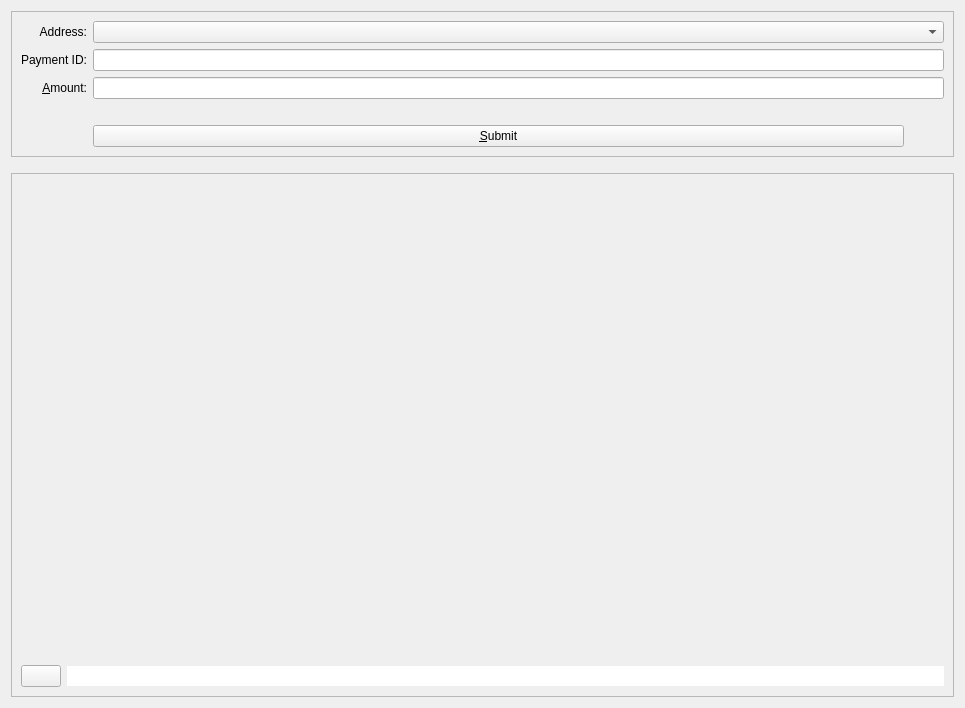
<?xml version="1.0" encoding="UTF-8"?>
<ui version="4.0">
 <class>ReceiveCoinsDialog</class>
 <widget class="QWidget" name="ReceiveCoinsDialog">
  <property name="geometry">
   <rect>
    <x>0</x>
    <y>0</y>
    <width>965</width>
    <height>708</height>
   </rect>
  </property>
  <property name="styleSheet">
   <string notr="true">QDialog{border-image: url(':/images/background') 0 0 0 0 stretch stretch;}</string>
  </property>
  <layout class="QVBoxLayout" name="verticalLayout" stretch="0,0,1">
   <item>
    <widget class="QFrame" name="frame2">
     <property name="sizePolicy">
      <sizepolicy hsizetype="Preferred" vsizetype="Expanding">
       <horstretch>0</horstretch>
       <verstretch>0</verstretch>
      </sizepolicy>
     </property>
     <property name="frameShape">
      <enum>QFrame::StyledPanel</enum>
     </property>
     <property name="frameShadow">
      <enum>QFrame::Sunken</enum>
     </property>
     <layout class="QVBoxLayout" name="verticalLayout_3">
      <item>
       <layout class="QGridLayout" name="gridLayout">
        <item row="3" column="0">
         <widget class="QLabel" name="label_2">
          <property name="toolTip">
           <string>An optional label to associate with the new receiving address.</string>
          </property>
          <property name="text">
           <string>Address:</string>
          </property>
          <property name="alignment">
           <set>Qt::AlignRight|Qt::AlignTrailing|Qt::AlignVCenter</set>
          </property>
         </widget>
        </item>
        <item row="7" column="0">
         <widget class="QLabel" name="label_4">
          <property name="text">
           <string/>
          </property>
          <property name="alignment">
           <set>Qt::AlignRight|Qt::AlignTrailing|Qt::AlignVCenter</set>
          </property>
         </widget>
        </item>
        <item row="3" column="1">
         <widget class="QComboBox" name="reqAddress"/>
        </item>
        <item row="6" column="0">
         <widget class="QLabel" name="label">
          <property name="toolTip">
           <string>An optional amount to request. Leave this empty or zero to not request a specific amount.</string>
          </property>
          <property name="text">
           <string>&amp;Amount:</string>
          </property>
          <property name="alignment">
           <set>Qt::AlignRight|Qt::AlignTrailing|Qt::AlignVCenter</set>
          </property>
          <property name="buddy">
           <cstring>reqAmount</cstring>
          </property>
         </widget>
        </item>
        <item row="8" column="1">
         <layout class="QHBoxLayout" name="horizontalLayout">
          <item>
           <widget class="QPushButton" name="receiveButton">
            <property name="minimumSize">
             <size>
              <width>150</width>
              <height>0</height>
             </size>
            </property>
            <property name="text">
             <string>&amp;Submit</string>
            </property>
            <property name="icon">
             <iconset>
              <normaloff>:/icons/receiving_addresses</normaloff>:/icons/receiving_addresses</iconset>
            </property>
           </widget>
          </item>
          <item>
           <spacer name="horizontalSpacer_2">
            <property name="orientation">
             <enum>Qt::Horizontal</enum>
            </property>
            <property name="sizeType">
             <enum>QSizePolicy::Fixed</enum>
            </property>
            <property name="sizeHint" stdset="0">
             <size>
              <width>40</width>
              <height>20</height>
             </size>
            </property>
           </spacer>
          </item>
         </layout>
        </item>
        <item row="8" column="0">
         <widget class="QLabel" name="label_7">
          <property name="text">
           <string/>
          </property>
         </widget>
        </item>
        <item row="4" column="0">
         <widget class="QLabel" name="label_3">
          <property name="toolTip">
           <string>An optional message to attach to the payment request, which will be displayed when the request is opened. Note: The message will not be sent with the payment over the DAPScoin network.</string>
          </property>
          <property name="text">
           <string>Payment ID:</string>
          </property>
          <property name="alignment">
           <set>Qt::AlignRight|Qt::AlignTrailing|Qt::AlignVCenter</set>
          </property>
          <property name="buddy">
           <cstring>reqID</cstring>
          </property>
         </widget>
        </item>
        <item row="4" column="1">
         <widget class="QLineEdit" name="reqID">
          <property name="toolTip">
           <string>An optional message to attach to the payment request, which will be displayed when the request is opened.&lt;br&gt;Note: The message will not be sent with the payment over the DAPScoin network.</string>
          </property>
         </widget>
        </item>
        <item row="6" column="1">
         <widget class="BitcoinAmountField" name="reqAmount">
          <property name="minimumSize">
           <size>
            <width>80</width>
            <height>0</height>
           </size>
          </property>
          <property name="toolTip">
           <string>An optional amount to request. Leave this empty or zero to not request a specific amount.</string>
          </property>
         </widget>
        </item>
       </layout>
      </item>
     </layout>
    </widget>
   </item>
   <item>
    <spacer name="verticalSpacer_2">
     <property name="orientation">
      <enum>Qt::Vertical</enum>
     </property>
     <property name="sizeHint" stdset="0">
      <size>
       <width>20</width>
       <height>10</height>
      </size>
     </property>
    </spacer>
   </item>
   <item>
    <widget class="QFrame" name="frame">
     <property name="sizePolicy">
      <sizepolicy hsizetype="Preferred" vsizetype="Expanding">
       <horstretch>0</horstretch>
       <verstretch>0</verstretch>
      </sizepolicy>
     </property>
     <property name="frameShape">
      <enum>QFrame::StyledPanel</enum>
     </property>
     <property name="frameShadow">
      <enum>QFrame::Raised</enum>
     </property>
     <layout class="QVBoxLayout" name="verticalLayout_2">
      <item>
       <layout class="QVBoxLayout" name="verticalLayout_4">
        <item>
         <spacer name="verticalSpacer">
          <property name="orientation">
           <enum>Qt::Vertical</enum>
          </property>
          <property name="sizeHint" stdset="0">
           <size>
            <width>20</width>
            <height>40</height>
           </size>
          </property>
         </spacer>
        </item>
        <item>
         <layout class="QHBoxLayout" name="horizontalLayout_2">
          <item>
           <widget class="QPushButton" name="pushButtonCP">
            <property name="text">
             <string/>
            </property>
           </widget>
          </item>
          <item>
           <widget class="QLineEdit" name="lineEditAddress">
            <property name="inputMask">
             <string notr="true"/>
            </property>
            <property name="text">
             <string notr="true"/>
            </property>
            <property name="frame">
             <bool>false</bool>
            </property>
            <property name="alignment">
             <set>Qt::AlignLeading|Qt::AlignLeft|Qt::AlignVCenter</set>
            </property>
            <property name="readOnly">
             <bool>true</bool>
            </property>
           </widget>
          </item>
         </layout>
        </item>
       </layout>
      </item>
     </layout>
    </widget>
   </item>
  </layout>
 </widget>
 <customwidgets>
  <customwidget>
   <class>BitcoinAmountField</class>
   <extends>QLineEdit</extends>
   <header>bitcoinamountfield.h</header>
   <container>1</container>
  </customwidget>
 </customwidgets>
 <tabstops>
  <tabstop>receiveButton</tabstop>
 </tabstops>
 <resources/>
 <connections/>
</ui>
